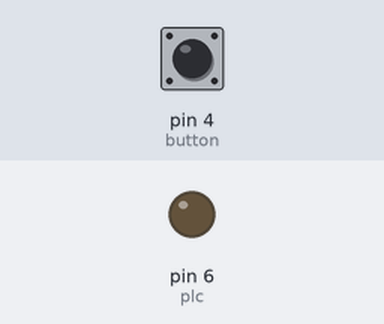
Recording of a sketch running on a simulated Arduino Uno, built with avr-gcc and run on an emulated ATmega328P. Parts: output pins drawn as LEDs (lit = HIGH). The inputs (shaded band) are chosen by the test bench; at power-on: pin 4 (button) HIGH.

Above: at 1.2 s.
1.3 s: pin 4 (button) pulled LOW for 0.15 s
At 1.37 s:
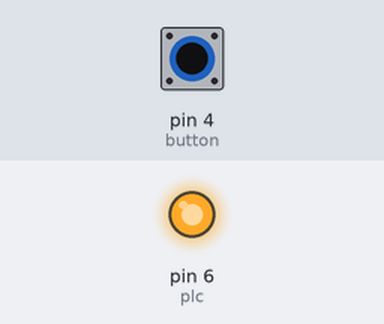
2.9 s: pin 4 (button) pulled LOW for 3.2 s
At 6.8 s:
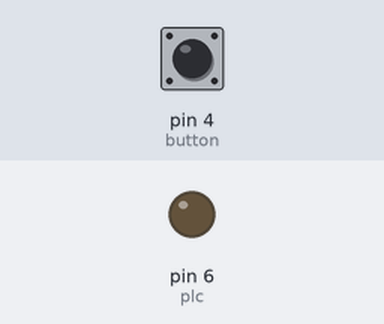
Timing chart, 0 to 8.3 s (numbered marks = the images above; inputs shaded):
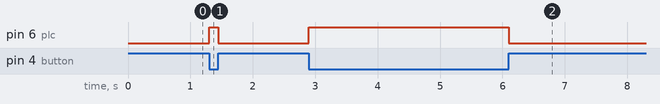

The sketch:

Buttons.ino
```cpp
int button = 4;
int plc = 6;
int digitalVal;
void setup()
{
  // put your setup code here, to run once:
  Serial.begin(9600);
  pinMode(button, INPUT_PULLUP);
  pinMode(plc, OUTPUT);
}
void loop()
{
  // put your main code here, to run repeatedly:
  digitalVal = digitalRead(button);
  if (digitalVal == LOW)
  {
    digitalWrite(plc, HIGH);
  }
  else digitalWrite(plc, LOW);
}
```

Measured:
- after the input at 1.3 s, pin 6 (plc): LOW → HIGH at once, → LOW 0.15 s later
- after the input at 2.9 s, pin 6 (plc): LOW → HIGH at once, → LOW 3.2 s later
